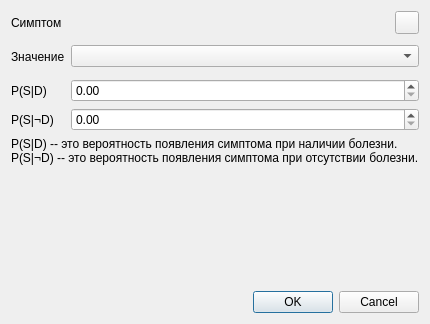
<?xml version="1.0" encoding="UTF-8"?>
<ui version="4.0">
 <class>RuleItemEditDialog</class>
 <widget class="QDialog" name="RuleItemEditDialog">
  <property name="geometry">
   <rect>
    <x>0</x>
    <y>0</y>
    <width>430</width>
    <height>324</height>
   </rect>
  </property>
  <property name="windowTitle">
   <string>Редактирование элемента диагностического правила</string>
  </property>
  <layout class="QVBoxLayout" name="verticalLayout_4">
   <item>
    <layout class="QGridLayout" name="gridLayout">
     <item row="0" column="0">
      <widget class="QLabel" name="label">
       <property name="text">
        <string>Симптом</string>
       </property>
      </widget>
     </item>
     <item row="0" column="1">
      <layout class="QHBoxLayout" name="horizontalLayout">
       <item>
        <widget class="QLabel" name="m_symptomName">
         <property name="text">
          <string/>
         </property>
        </widget>
       </item>
       <item>
        <widget class="QToolButton" name="m_chooseSymptom">
         <property name="toolTip">
          <string>Выбрать симптом</string>
         </property>
         <property name="type" stdset="0">
          <string>edit</string>
         </property>
        </widget>
       </item>
      </layout>
     </item>
     <item row="1" column="0">
      <widget class="QLabel" name="label_2">
       <property name="text">
        <string>Значение</string>
       </property>
      </widget>
     </item>
     <item row="1" column="1">
      <widget class="QStackedWidget" name="m_stackedWidget">
       <property name="currentIndex">
        <number>2</number>
       </property>
       <widget class="QWidget" name="m_textValuePage">
        <layout class="QVBoxLayout" name="verticalLayout">
         <property name="margin">
          <number>0</number>
         </property>
         <item>
          <widget class="QLineEdit" name="m_textValue"/>
         </item>
        </layout>
       </widget>
       <widget class="QWidget" name="m_realValuePage">
        <layout class="QVBoxLayout" name="verticalLayout_2">
         <property name="margin">
          <number>0</number>
         </property>
         <item>
          <widget class="QDoubleSpinBox" name="m_realValue"/>
         </item>
        </layout>
       </widget>
       <widget class="QWidget" name="m_enumValuePage">
        <layout class="QVBoxLayout" name="verticalLayout_3">
         <property name="spacing">
          <number>0</number>
         </property>
         <property name="margin">
          <number>0</number>
         </property>
         <item>
          <widget class="QComboBox" name="m_enumValue"/>
         </item>
        </layout>
       </widget>
      </widget>
     </item>
     <item row="2" column="0">
      <widget class="QLabel" name="label_3">
       <property name="text">
        <string>P(S|D)</string>
       </property>
       <property name="wordWrap">
        <bool>true</bool>
       </property>
      </widget>
     </item>
     <item row="2" column="1">
      <widget class="QDoubleSpinBox" name="m_probabilityWithDisease">
       <property name="maximum">
        <double>1.000000000000000</double>
       </property>
       <property name="singleStep">
        <double>0.100000000000000</double>
       </property>
      </widget>
     </item>
     <item row="3" column="0">
      <widget class="QLabel" name="label_4">
       <property name="text">
        <string>P(S|¬D)</string>
       </property>
       <property name="wordWrap">
        <bool>true</bool>
       </property>
      </widget>
     </item>
     <item row="3" column="1">
      <widget class="QDoubleSpinBox" name="m_probabilityWithoutDisease">
       <property name="maximum">
        <double>1.000000000000000</double>
       </property>
       <property name="singleStep">
        <double>0.100000000000000</double>
       </property>
      </widget>
     </item>
    </layout>
   </item>
   <item>
    <widget class="QLabel" name="label_5">
     <property name="text">
      <string>P(S|D) -- это вероятность появления симптома при наличии болезни.
P(S|¬D) -- это вероятность появления симптома при отсутствии болезни.</string>
     </property>
     <property name="wordWrap">
      <bool>true</bool>
     </property>
    </widget>
   </item>
   <item>
    <spacer name="verticalSpacer">
     <property name="orientation">
      <enum>Qt::Vertical</enum>
     </property>
     <property name="sizeHint" stdset="0">
      <size>
       <width>20</width>
       <height>40</height>
      </size>
     </property>
    </spacer>
   </item>
   <item>
    <widget class="QDialogButtonBox" name="m_buttonBox">
     <property name="standardButtons">
      <set>QDialogButtonBox::Cancel|QDialogButtonBox::Ok</set>
     </property>
    </widget>
   </item>
  </layout>
 </widget>
 <resources/>
 <connections/>
</ui>
